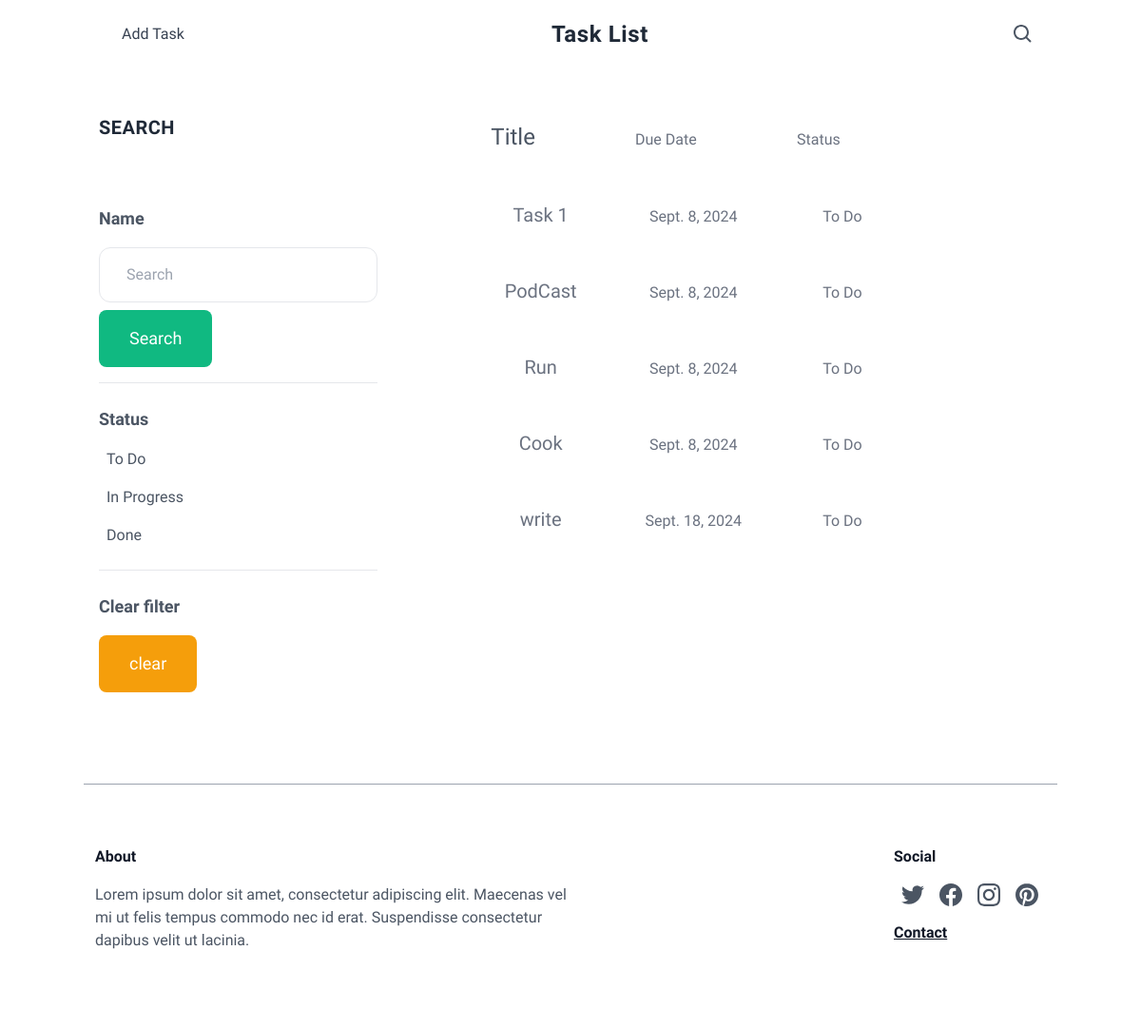
The page /item/ on the database its author committed.
### home/models.py (models this page shows, shortened)
class Task(models.Model):
 title=models.CharField(max_length=255)
 description=models.TextField(blank=True,null=True)
 priority= models.IntegerField(default=1,choices=[(1,'High'),(2,'Medium'),(3,'Low')])
 status=models.CharField(default='To Do',choices=[('To Do','To Do'), ('In Progress','In Progress'), ('Done','Done')],max_length=255)
 due_date=models.DateField( blank=True)

### home/views.py (the view)
def item(request):
    query= request.GET.get('query','')
    status=['To Do','In Progress','Done']
    category_id=request.GET.get('category',0)
    print(category_id)
    if category_id and query=='':
        items = Task.objects.filter(status=category_id)
        print(items,"fuck",Task.objects.all())
        for item in items:
            print(item.title)
        for item in Task.objects.all():
            print(item.title,item.status)
    elif category_id and query:
        items = Task.objects.filter(Q(title__icontains=query)|Q(description__icontains=query)|Q(due_date__icontains=query))
        items=items.filter(status=category_id)
    elif query:
         items=Task.objects.filter(Q(title__icontains=query)|Q(description__icontains=query)|Q(due_date__icontains=query))
    else:
     items=Task.objects.all()
    items=items.order_by('due_date','priority')
    return render(request,"items.html",{
        'items': items,
        'query': query,
        'categories':status,
        'category_id':category_id,
    })

### templates/items.html (shortened to what this page needs)
{%extends 'base.html' %}
{% load static %}
{%block content%}
<div class =" w-full px-auto lg:grid lg: grid-cols-3  gap-6 rounded-xl">
 <div class=" col-span-1 py-4 px-4 ">
 <h1 class="uppercase tracking-wide no-underline hover:no-underline font-bold text-gray-800 text-xl  ">Search</h1>
 </div>
        <div class="col-span-2 ">
        <div class="rounded-xl">
            <div>
                       <div class="p-6 bg-white rounded-b-xl">
                           <p class=" w-1/4 text-center inline-block text-2xl">Title</p>
                           <p class="  w-1/4 text-center inline-block text-gray-500">Due Date</p>
                           <p class="  w-1/4 text-center inline-block text-gray-500">Status</p>
                       </div>
            </div>
        </div>
    </div>
</div>
<div class =" px-auto lg:grid lg: grid-cols-3  gap-6 rounded-xl">
    <div class="col-span-1 py-4 px-4">
        <p class="font-semibold py-4 text-lg">Name</p>
        <form method="get" action="{% url 'items' %}">
            <input name="query" class=" w-full py-4 px-6 border rounded-xl" type="text" value="{{query}}" placeholder=" Search">
            <button class="mt-2 py-4 px-8 text-lg bg-green-500 text-white rounded-lg"> Search </button>
        </form>
        <hr class="my-4">
        <p class="font-semibold py-2 text-lg">Status</p>
        <ul>
            {% for category in categories %}
                <li class="py-2 px-2  rounded-xl {% if category_id == category %} bg-gray-200 {% endif %}">
                    <a href="{%url 'items'%}?query={{query}}&category={{category}}">{{category}}</a>
                </li>
            {% endfor %}
        </ul>
        <hr class="my-4">
        <p class="font-semibold py-2 text-lg">Clear filter</p>
        <ul>
            <li>
                <a href="{% url 'items'%}" class="mt-2 py-4 px-8 inline-block bg-yellow-500 text-lg rounded-lg text-white">clear</a>
            </li>
        </ul>
    </div>
    <div class="col-span-2 pl-6">
        <div class="rounded-xl">
           {%for item in items%}
               <div class="w-full hover:bg-gray-100 mx-2 my-1 rounded-xl overflow-hidden hover:grow hover:shadow-lg">
                   <a href="{% url 'detail' item.id %}">
                       <div class="p-6 hover:bg-gray-100 rounded-b-xl">
                           <p class=" w-1/4 text-center inline-block text-gray-500 text-xl">{{item.title}}</p>
                           <p class=" pl-3 w-1/4 text-center inline-block text-gray-500">{{item.due_date}}</p>
                           <p class="pl-4  w-1/4 text-center inline-block text-gray-500">{{item.status}}</p>
                       </div>
                   </a>
               </div>
           {% endfor%}
       </div>
    </div>
</div>
</div>
{% endblock %}

### templates/base.html (shortened to what this page needs)
<!DOCTYPE html>
<html lang="en">
<head>
    <link rel="stylesheet" href="https://unpkg.com/tailwindcss@2.2.19/dist/tailwind.min.css"/>
</head>
<body class="bg-white text-gray-600 work-sans leading-normal text-base tracking-normal">
    <nav id="header" class="w-full z-30 top-0 py-1 ">
        <div class="w-full inline-block container mx-auto flex flex-wrap items-center justify-between mt-0 px-6 py-3">
            <div class="hidden md:flex md:items-center md:w-auto w-full order-3 md:order-1" id="menu">
                <nav>
                    <ul class="md:flex items-center justify-between text-base text-gray-700 pt-4 md:pt-0 ">
                        <li><a class="inline-block no-underline hover:text-black hover:underline py-2 px-4" href="{%url 'add'%}"> Add Task </a></li>
                    </ul>
                </nav>
            </div>
            <div class="order-1 md:order-2">
                <a class="flex items-center tracking-wide no-underline hover:no-underline font-bold text-gray-800 text-sm md:text-2xl  " href="{%url 'home'%}">
                    Task List
                </a>
            </div>
            <div class="order-2 md:order-3 flex items-center " id="nav-content">
                <a class="pl-3 inline-block no-underline hover:text-black" href="{%url 'items'%}">
                        </a>
            </div>
        </div>
    </nav>
    <section class="bg-white py-8">
        <div class="container mx-auto flex items-center flex-wrap pb-12 z-30">
                {%block content%}
    {% endblock %}
    </section>
    <footer class="container mx-auto bg-white py-8 border-t border-gray-400">
  <div class="container flex px-3 py-8 ">
    <div class="w-full mx-auto flex flex-wrap">
      <div class="flex w-full lg:w-1/2 ">
        <div class="px-3 md:px-0">
          <h3 class="font-bold text-gray-900">About</h3>
          <p class="py-4">
            Lorem ipsum dolor sit amet, consectetur adipiscing elit. Maecenas vel mi ut felis tempus commodo nec id erat. Suspendisse consectetur dapibus velit ut lacinia.
          </p>
        </div>
      </div>
      <div class="flex w-full lg:w-1/2 lg:justify-end lg:text-right mt-6 md:mt-0">
        <div class="px-3 md:px-0">
          <h3 class="text-left font-bold text-gray-900">Social</h3>
          <div class="w-full flex items-center py-4 mt-0">
            <a href="#" class="mx-2">
            </a>
            <a href="#" class="mx-2">
            </a>
            <a href="#" class="mx-2">
            </a>
            <a href="#" class="mx-2">
            </a>
          </div>
            <a href="#">
                <h3 class="text-left font-bold text-gray-900 "><u>Contact</u></h3>
            </a>
        </div>
      </div>
    </div>
  </div>
</footer>
</body>
</html>

### templates/base.html (style rules this page uses)
.work-sans { font-family: 'Work Sans', sans-serif; }
.hover\:grow { transition: all 0.3s; transform: scale(1); }

### rows shown on the page
Task: title "Task 1", due_date "Sept. 8, 2024", status "To Do"
Task: title "PodCast", due_date "Sept. 8, 2024", status "To Do"
Task: title "Run", due_date "Sept. 8, 2024", status "To Do"
Task: title "Cook", due_date "Sept. 8, 2024", status "To Do"
Task: title "write", due_date "Sept. 18, 2024", status "To Do"

### other values the page prints
{{ category }} "To Do" "In Progress" "Done"
